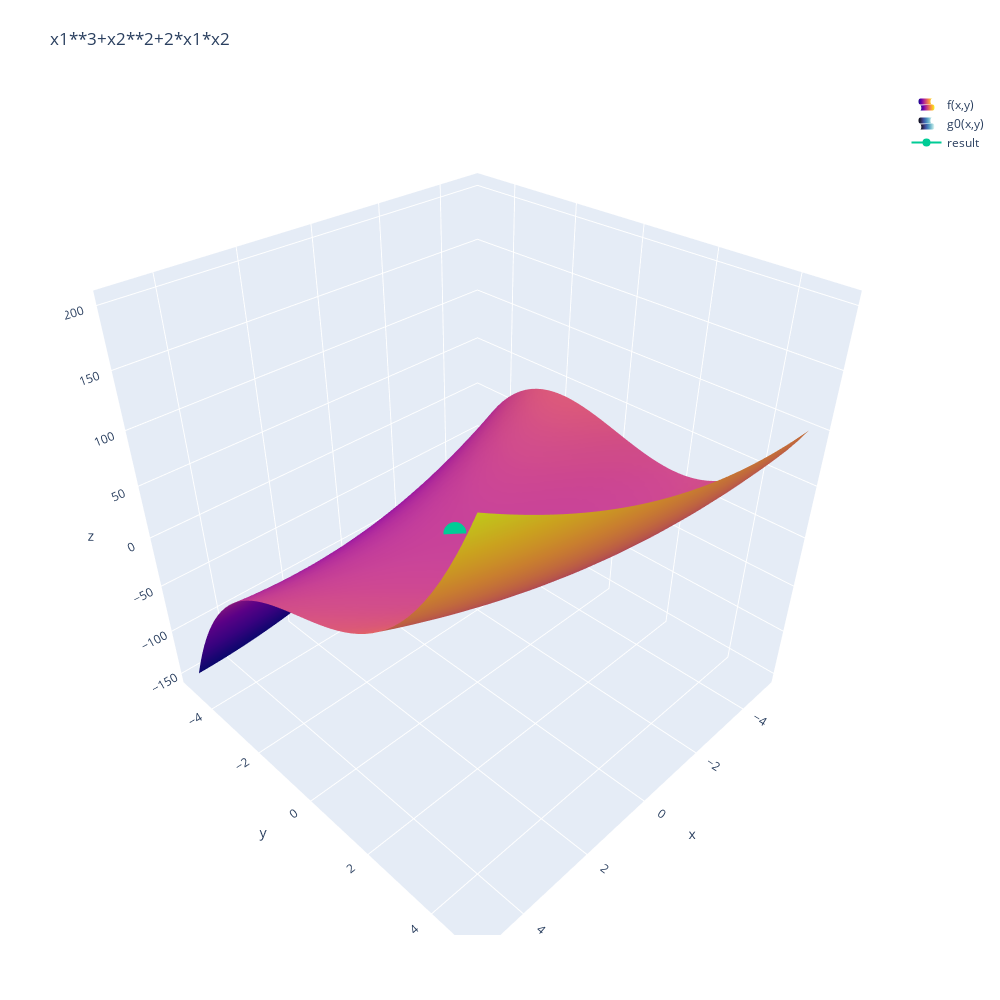

The cell this chart's notebook holds for it:
### Code cell
fig = go.Figure()
fig.add_trace(go.Surface(x = x, y = y, z = f(Y,X), showscale=False, showlegend=True, name = 'f(x,y)'))
for i in range(len(limit3)):
    limit = lambda x1, x2: eval(limit3[i])
    fig.add_trace(go.Surface(x = x, y = y, z = limit(Y,X), showscale=False, showlegend=True, name = f'g{i}(x,y)', colorscale='ice'))
fig.add_trace(go.Scatter3d(x = [float(result[0][1])], y = [float(result[0][0])], z = [float(result[1])], name = 'result'))

fig.update_layout(title = example3,
                  width=1000, height=1000,
                  margin=dict(l=65, r=50, b=65, t=90))

### Figure 1 — Plotly figure (JSON) as saved in the notebook; plotly's stock layout.template omitted (floating-point values rounded to 4 significant figures; data arrays with more than 128 entries replaced by an {"elided": "..."} marker saying what was removed)
{"data": [{"name": "f(x,y)", "showlegend": true, "showscale": false, "type": "surface", "x": [-5, -4.796, -4.592, -4.388, -4.184, -3.98, -3.776, -3.571, -3.367, -3.163, -2.959, -2.755, -2.551, -2.347, -2.143, -1.939, -1.735, -1.531, -1.327, -1.122, -0.9184, -0.7143, -0.5102, -0.3061, -0.102, 0.102, 0.3061, 0.5102, 0.7143, 0.9184, 1.122, 1.327, 1.531, 1.735, 1.939, 2.143, 2.347, 2.551, 2.755, 2.959, 3.163, 3.367, 3.571, 3.776, 3.98, 4.184, 4.388, 4.592, 4.796, 5], "y": [-5, -4.796, -4.592, -4.388, -4.184, -3.98, -3.776, -3.571, -3.367, -3.163, -2.959, -2.755, -2.551, -2.347, -2.143, -1.939, -1.735, -1.531, -1.327, -1.122, -0.9184, -0.7143, -0.5102, -0.3061, -0.102, 0.102, 0.3061, 0.5102, 0.7143, 0.9184, 1.122, 1.327, 1.531, 1.735, 1.939, 2.143, 2.347, 2.551, 2.755, 2.959, 3.163, 3.367, 3.571, 3.776, 3.98, 4.184, 4.388, 4.592, 4.796, 5], "z": {"elided": "50x50 float values"}}, {"colorscale": [[0, "rgb(3, 5, 18)"], [0.09091, "rgb(25, 25, 51)"], [0.1818, "rgb(44, 42, 87)"], [0.2727, "rgb(58, 60, 125)"], [0.3636, "rgb(62, 83, 160)"], [0.4545, "rgb(62, 109, 178)"], [0.5455, "rgb(72, 134, 187)"], [0.6364, "rgb(89, 159, 196)"], [0.7273, "rgb(114, 184, 205)"], [0.8182, "rgb(149, 207, 216)"], [0.9091, "rgb(192, 229, 232)"], [1, "rgb(234, 252, 253)"]], "name": "g0(x,y)", "showlegend": true, "showscale": false, "type": "surface", "x": [-5, -4.796, -4.592, -4.388, -4.184, -3.98, -3.776, -3.571, -3.367, -3.163, -2.959, -2.755, -2.551, -2.347, -2.143, -1.939, -1.735, -1.531, -1.327, -1.122, -0.9184, -0.7143, -0.5102, -0.3061, -0.102, 0.102, 0.3061, 0.5102, 0.7143, 0.9184, 1.122, 1.327, 1.531, 1.735, 1.939, 2.143, 2.347, 2.551, 2.755, 2.959, 3.163, 3.367, 3.571, 3.776, 3.98, 4.184, 4.388, 4.592, 4.796, 5], "y": [-5, -4.796, -4.592, -4.388, -4.184, -3.98, -3.776, -3.571, -3.367, -3.163, -2.959, -2.755, -2.551, -2.347, -2.143, -1.939, -1.735, -1.531, -1.327, -1.122, -0.9184, -0.7143, -0.5102, -0.3061, -0.102, 0.102, 0.3061, 0.5102, 0.7143, 0.9184, 1.122, 1.327, 1.531, 1.735, 1.939, 2.143, 2.347, 2.551, 2.755, 2.959, 3.163, 3.367, 3.571, 3.776, 3.98, 4.184, 4.388, 4.592, 4.796, 5], "z": {"elided": "50x50 bool values"}}, {"name": "result", "type": "scatter3d", "x": [0.25], "y": [-0.5], "z": [0.01562]}], "layout": {"height": 1000, "margin": {"b": 65, "l": 65, "r": 50, "t": 90}, "title": {"text": "x1**3+x2**2+2*x1*x2"}, "width": 1000}}
